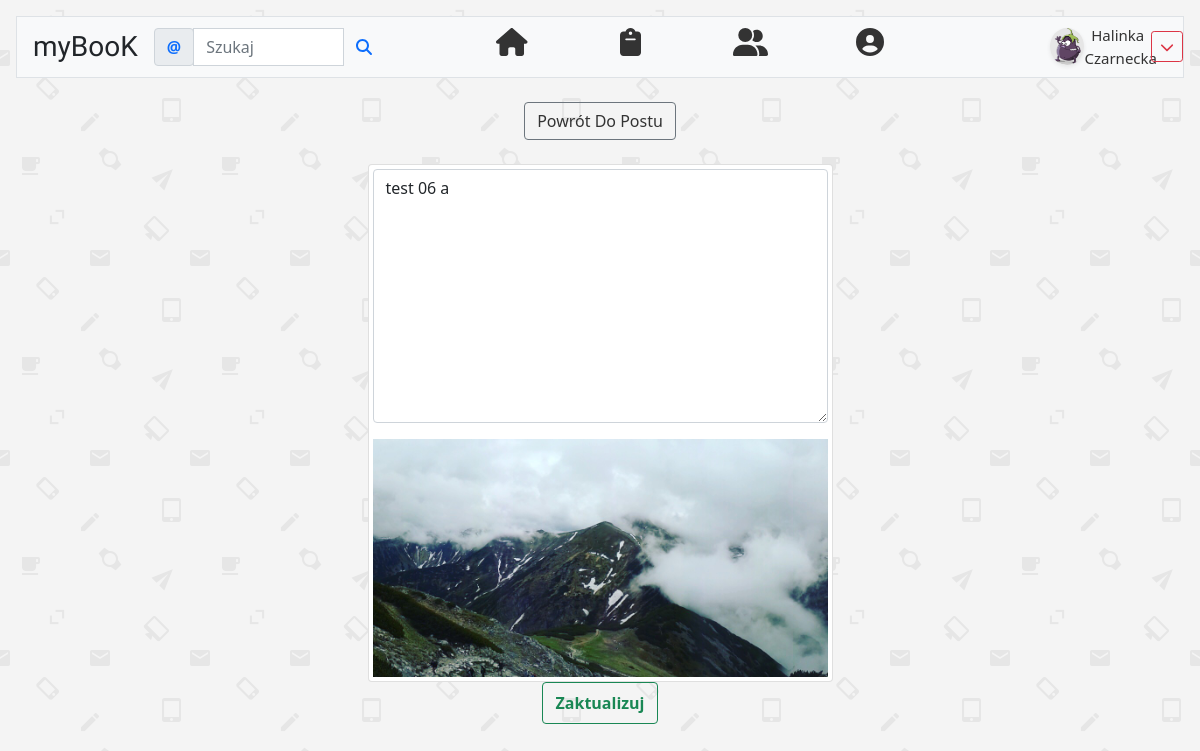
The app's page /feed/post/edycja/112 (signed in) with its own data.
### konto/models.py (models this page shows, shortened)
class Profile(models.Model):
    user = models.OneToOneField(settings.AUTH_USER_MODEL, primary_key=True, on_delete=models.CASCADE)
    biography = models.CharField(max_length=80, null=True, blank=True, verbose_name='O mnie')
    profileAvatar = models.ImageField(upload_to='profilePhoto', default='profilePhoto/default.jpg',
                                      blank=True, verbose_name='Zdjęcie Profilowe')
    birthDate = models.DateField(null=True, auto_now_add=False, auto_now=False, blank=True,
                                 verbose_name='Data urodzin')
    city = models.CharField(max_length=99, null=True, blank=True, verbose_name='Miejscowość')
    countryOrigin = CountryField(blank=True, null=True, verbose_name='Kraj pochodzenia')
    followers = models.ManyToManyField(User, blank=True, related_name='followers')
    github = models.URLField(null=True, blank=True, max_length=40)
    snapchat = models.CharField(null=True, blank=True, max_length=40)
    instagram = models.URLField(null=True, blank=True, max_length=40)
    facebook = models.URLField(null=True, blank=True, max_length=40)
    twitter = models.URLField(null=True, blank=True, max_length=40)

### feed/models.py (models this page shows, shortened)
class Post(models.Model):
    postAuthor = models.ForeignKey(User, default=None, blank=True, null=False, on_delete=models.CASCADE)
    postContent = models.TextField(verbose_name='', max_length=200)
    postDate = models.DateTimeField(default=timezone.now)
    postLikes = models.ManyToManyField(User, blank=True, related_name='postlikes')
    postImages = models.ImageField(null=True, blank=True, upload_to='images/%Y/%m/%d', verbose_name='')
    postUrl = models.URLField(null=True, blank=True)

### feed/views.py (the view, shortened to what this page needs)
# urls.py: path('post/edycja/<int:pk>', UpdatePostView.as_view(), name='update-post'),
@method_decorator(login_required, name='dispatch')
class UpdatePostView(UserPassesTestMixin, UpdateView):
    model = Post
    template_name = 'feed/updatePost.html'
    fields = ['postContent']
    def test_func(self):
        return self.request.user == self.get_object().postAuthor

### feed/templates/feed/updatePost.html (shortened to what this page needs)
{% extends "mainPage.html" %}
{% load crispy_forms_filters %}
{% load crispy_forms_tags %}
{% block content %}
    <div class="container ">
        <div class=" ">
            <a href="{% url 'feed:detail-post' object.pk %}" class=" btn btn-outline-secondary mt-2 ">
                Powrót Do Postu</a>
        </div>
        <div class="d-flex justify-content-center">
            <form class="   mt-4 col-md-5 " method="post">
                <div class="w-100">
                    <div class="card img-thumbnail">
                        {{ form|crispy }}
                        {% if post.postImages %}
                            <img src="{{ post.postImages.url }}" alt="img">
                        {% endif %}
                    </div>
                </div>
                <button type="submit" class="  btn btn-outline-success w-25  fw-bold  p-2 mb-3  rounded  ">
                    Zaktualizuj
                </button>
                <br/><br/>
            </form>
        </div>
    </div>
{% endblock %}

### konto/templates/mainPage.html (shortened to what this page needs)
{% load static %}
{% url 'feed:followers-posts' as home %}
{% url 'feed:new-posts' as news %}
{% url 'all_users' as people %}
{% url 'profile_edit' user.profile.pk as edit %}
{% url 'profile_edit' user.profile.pk as profEdit %}
{% url 'wyloguj'  as logout %}
{% url 'userProfile' user.profile.pk as profile %}
{% url 'userProfile' user.profile.pk as profiledropdown %}
<!doctype html>
<html lang="pl">
<head>
    <link href="https://cdn.jsdelivr.net/npm/bootstrap@5.0.0-beta1/dist/css/bootstrap.min.css" rel="stylesheet"
>
    <link rel="stylesheet" href="{% static 'css/all.min.css' %}">
    <link href="{% static "css/main.css" %}" rel="stylesheet">
    <link rel="stylesheet" href="//code.jquery.com/ui/1.12.1/themes/base/jquery-ui.css">
</head>
<body class="text-center" style="background-image: url('{% static "backgrounds/tlo01.png" %}' );">
{% if request.user.is_authenticated %}
    <nav class="nav nav-pills m-3  sticky-top border   bg-light navbar-expand-lg ">
    <a class="navbar-brand  text-dark mx-3 mt-2 " href="{% url 'feed:followers-posts' %}">
        <h3 class="chewy  text-decoration-none">
            myBooK
        </h3>
    </a>
    <nav class="navbar navbar-light bg-light   ">
        <form class="form-inline " method="get" action="{% url 'user_search' %}">
            <div class="input-group">
                <div class="input-group-prepend">
                    <span class="input-group-text align-content-center text-primary fw-bold" id="basic-addon1">@</span>
                </div>
                <input type="text" class="form-control" placeholder="Szukaj" aria-label="Username"
                       aria-describedby="basic-addon1" name="quest" value="{{ request.GET.quest }}">
                <button class="btn bg-transparent   "><i class="fas fa-search link-primary"></i>
                </button>
            </div>
        </form>
    </nav>
    <div class="collapse navbar-collapse " id="navbarSupportedContent">
    <div class=" justify-content-center  col-md-10">
        <div class="row">
            <ul class=" nav  nav-navbar  mx-2   col-md-11 justify-content-center  mb-lg-0  ">
                <li class="nav-item mx-2 col-md-2 test"  >
                    <a class="nav-link    {% if request.path == home %} active shadow  bg-secondary     {% endif %}"
                       href="{% url 'feed:followers-posts' %}">
                        <i class="fas fa-home h3 "></i>
                    </a>
                </li>
                <li class=" nav-item mx-2 col-md-2 ">
                    <a class="nav-link {% if request.path == news %} active shadow   bg-secondary {% endif %}"
                       href="{% url 'feed:new-posts' %}">
                        <i class="fas h3 fa-clipboard"></i>
                    </a>
                </li>
                <li class="nav-item  mx-2 col-md-2 ">
                    <a class="nav-link {% if request.path == people %} active shadow    bg-secondary {% endif %} "
                       data-toggle="tab"
                       href="{% url 'all_users' %}">
                        <i class="fas fa-user-friends h3"></i>
                    </a>
                </li>
                <li class="nav-item dropdown  col-md-2 mx-2">
                    <a class="nav-link  {% if request.path == profiledropdown %} active shadow   bg-secondary {% endif %}"
                       href="#"
                       role="button" data-bs-toggle="dropdown" aria-expanded="false">
                        <i class="fas fa-user-circle h3 "></i>
                    </a>
                </li>
            </ul>
        </div>
    </div>
{% endif %}
{% if request.user.is_authenticated %}
<img alt="userProfileImg" src="{{ user.profile.profileAvatar.url }}"
                                         class="rounded-circle shadow-sm " width="37px" height="37px"/>
    <a class="  fw-normal   col-md-1 link" href="{{ profile }} ">
        {{ request.user.first_name }} {{ request.user.last_name }}
    </a>
    <div class="dropdown ">
        <button class=" btn  btn-sm btn-outline-danger   " data-bs-toggle="dropdown" aria-expanded="false">
            <i class="fas fa-chevron-down"></i>
        </button>
    </div>
    </div>
{% endif %}
</nav>
{% block content %}
{% endblock %}
</body>
</html>

### konto/static/css/main.css (style rules this page uses)
body { margin: 0; padding: 0; font-size: 15px; color: #212529; }
.chewy { font-family: 'Chewy', cursive; }
a:link { text-decoration: none; outline-color: #205067; color: #333333; }

### records on screen
Post: postContent "test 06 a", postImages (picture)

### other values on screen
{{ request.user.first_name }} "Halinka"
{{ request.user.last_name }} "Czarnecka"
